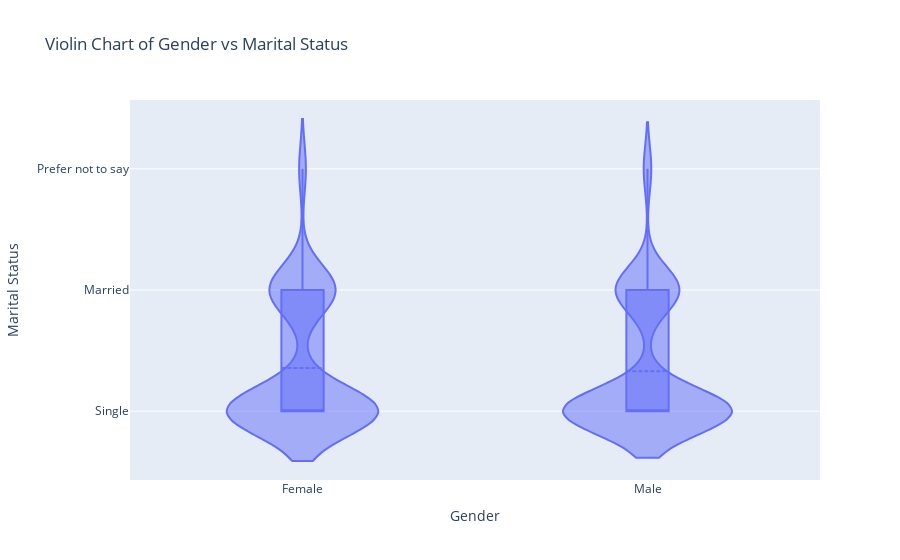

Notebook code for this chart:
### Code cell
bilable_dist_plot("Gender", "Marital Status", "violin chart")

### Figure 1 — Plotly figure (JSON) as saved in the notebook; plotly's stock layout.template omitted (floating-point values rounded to 4 significant figures; data arrays with more than 128 entries replaced by an {"elided": "..."} marker saying what was removed)
{"data": [{"box": {"visible": true}, "meanline": {"visible": true}, "type": "violin", "x": {"elided": "388 str values"}, "y": {"elided": "388 str values"}}], "layout": {"title": {"text": "Violin Chart of Gender vs Marital Status"}, "xaxis": {"title": {"text": "Gender"}}, "yaxis": {"title": {"text": "Marital Status"}}}}
